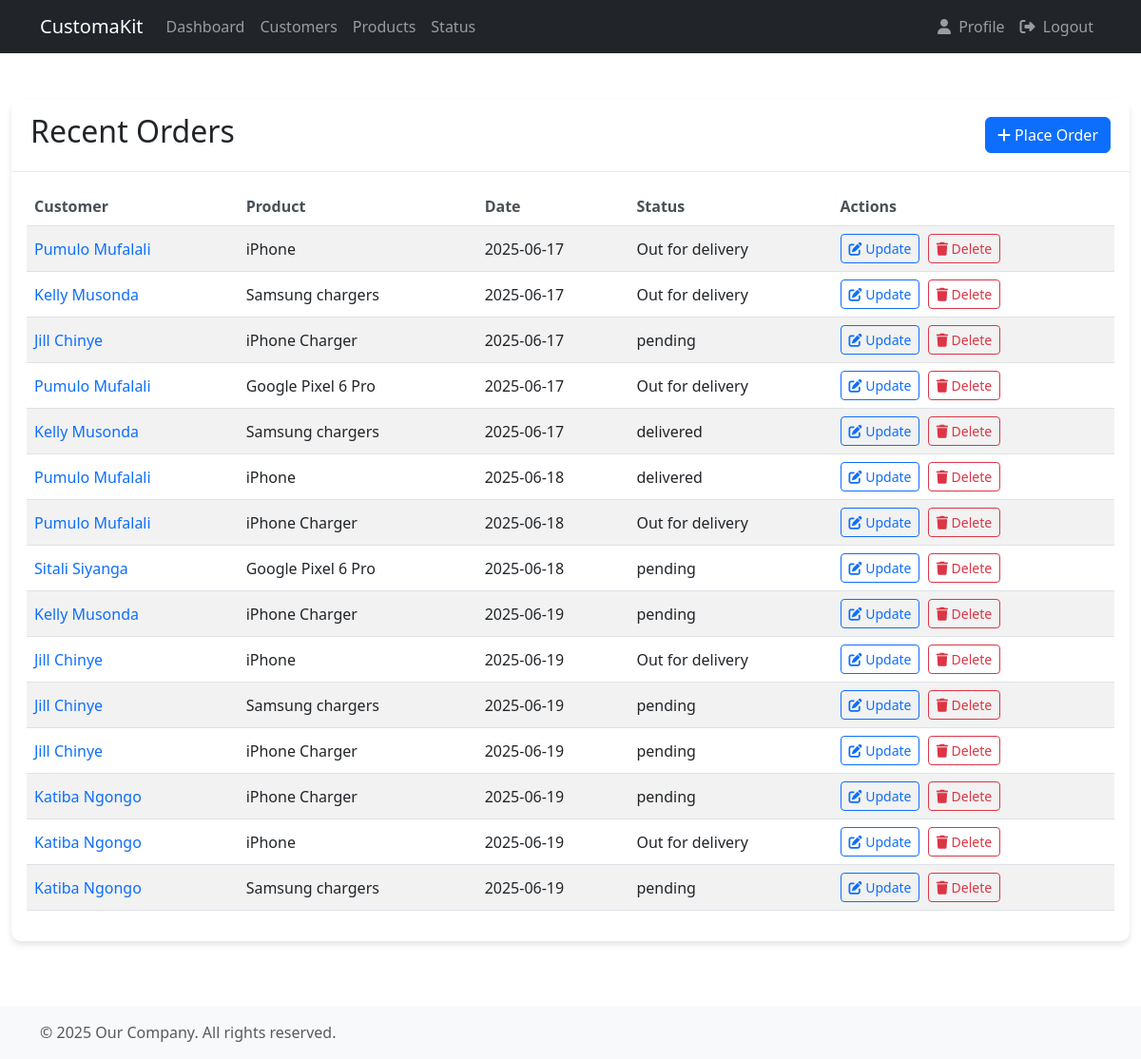
/orders/, run on an earlier commit of the app's database.
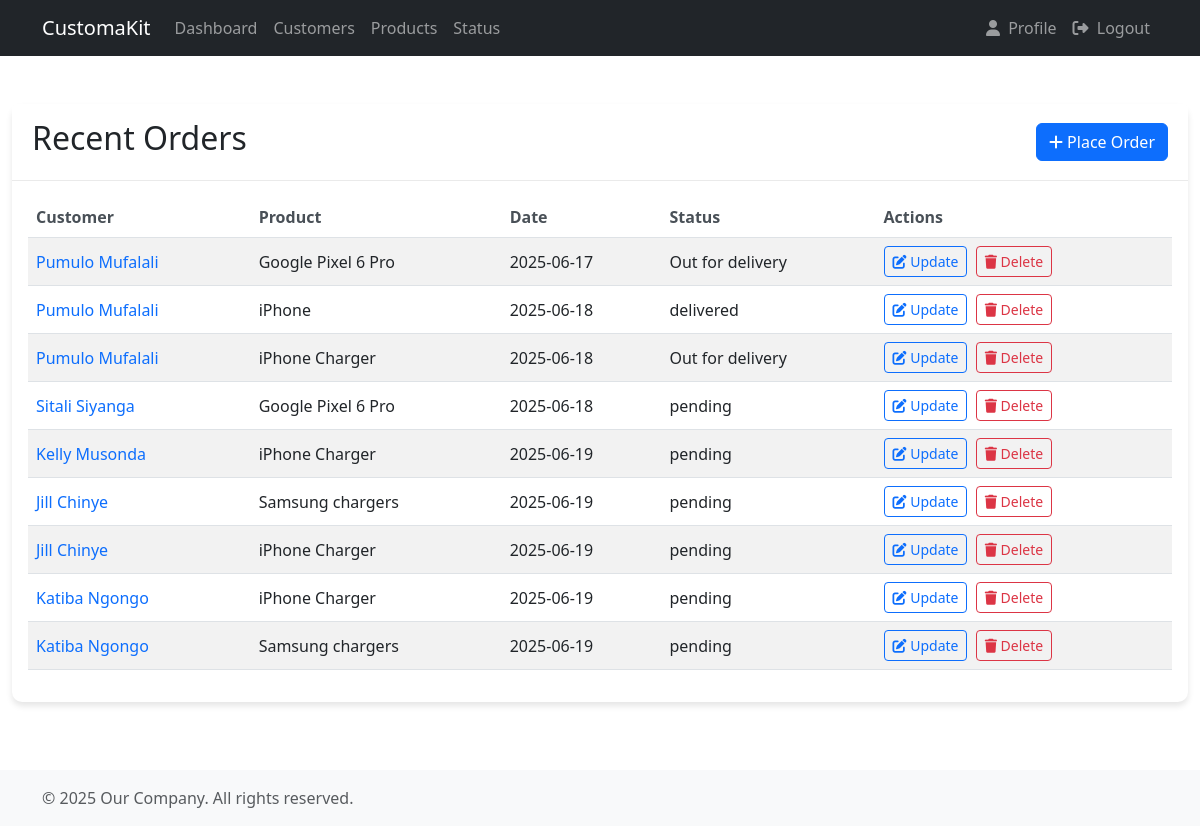
And on a later commit of the database.
### accounts/models.py (models this page shows, shortened)
class Order(models.Model):
  STATUS = (
    ('delivered', 'delivered'),
    ('Out for delivery', 'Out for delivery'),
    ('pending', 'pending'),
  )
  customer = models.ForeignKey(Customer, null=True, on_delete=models.CASCADE)
  product = models.ForeignKey(Product, null=True, on_delete=models.CASCADE)
  status = models.CharField(max_length=100, null=True, choices=STATUS)
  created_at = models.DateTimeField(auto_now_add=True)

class Customer(models.Model):
  name = models.CharField(max_length=200, null=True)
  phone = models.CharField(max_length=200, null=True)
  email = models.CharField(max_length=200, null=True, unique=True)
  created_at = models.DateTimeField(auto_now_add=True)
  def __str__(self):
    return self.name[:50]

class Product(models.Model):
  CATEGORY = (
    ('Indoor', 'Indoor'),
    ('Outdoor', 'Outdoor'),
  )
  name = models.CharField(max_length=70, null=True)
  price = models.FloatField(null=True)
  category = models.CharField(max_length=50, null=True, choices=CATEGORY)
  description = models.CharField(max_length=100, null=True)
  created_at = models.DateTimeField(auto_now_add=True)
  tags = models.ManyToManyField(Tag)
  def __str__(self):
    return self.name

### accounts/views.py (the view)
# urls.py: path('orders/', views.totalOrders, name='total_orders'),
def totalOrders(request):
  total_orders = Order.objects.all()
  return render(request, 'accounts/total_orders.html', {'total_orders':total_orders})

### accounts/templates/accounts/total_orders.html
{% extends 'accounts/main.html' %}
{% load static %}
{% block content %}
  <div class="card mt-4">
    <div class="card-header">
        <div class="d-flex justify-content-between align-items-center">
            <h2>Recent Orders</h2>
            <a class="btn btn-primary" href="{% url 'create_order' %}">
                <i class="fas fa-plus me-1"></i>Place Order
            </a>
        </div>
    </div>
    <div class="card-body">
        <div class="table-responsive">
            <table class="table table-striped">
                <thead>
                    <tr>
                        <th>Customer</th>
                        <th>Product</th>
                        <th>Date</th>
                        <th>Status</th>
                        <th>Actions</th>
                    </tr>
                </thead>
                <tbody>
                    {% for order in total_orders %}
                    <tr>
                        <td><a href="{% url 'customer_detail' order.customer.id %}">{{ order.customer }}</a></td>
                        <td>{{ order.product }}</td>
                        <td>{{ order.created_at|date:"Y-m-d" }}</td>
                        <td>{{ order.status }}</td>
                        <td>
                            <a class="btn btn-sm btn-outline-primary me-1" href="{% url 'update_order' order.id %}">
                                <i class="fas fa-edit"></i> Update
                            </a>
                            <a class="btn btn-sm btn-outline-danger" href="{% url 'delete' order.id %}">
                                <i class="fas fa-trash"></i> Delete
                            </a>
                        </td>
                    </tr>
                    {% endfor %}
                </tbody>
            </table>
        </div>
    </div>
  </div>
{% endblock %}

What changed in the data, as far as the page shows it:
removed Order: customer "Pumulo Mufalali", product "iPhone", created_at "2025-06-17", status "Out for delivery"
removed Order: customer "Kelly Musonda", product "Samsung chargers", created_at "2025-06-17", status "Out for delivery"
removed Order: customer "Jill Chinye", product "iPhone Charger", created_at "2025-06-17", status "pending"
removed Order: customer "Kelly Musonda", product "Samsung chargers", created_at "2025-06-17", status "delivered"
removed Order: customer "Jill Chinye", product "iPhone", created_at "2025-06-19", status "Out for delivery"
removed Order: customer "Katiba Ngongo", product "iPhone", created_at "2025-06-19", status "Out for delivery"
